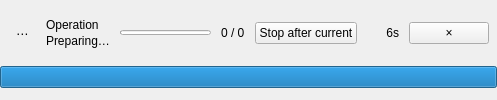
<?xml version="1.0" encoding="utf-8"?>
<ui version="4.0">
 <class>ActivityProgressRow</class>
 <widget class="QWidget" name="activityProgressRow">
  <layout class="QVBoxLayout" name="activityRowRootLayout">
   <property name="leftMargin"><number>0</number></property><property name="topMargin"><number>0</number></property>
   <property name="rightMargin"><number>0</number></property><property name="bottomMargin"><number>0</number></property>
   <property name="spacing"><number>0</number></property>
   <item><layout class="QHBoxLayout" name="activityRowLayout">
   <property name="leftMargin"><number>8</number></property><property name="topMargin"><number>7</number></property>
   <property name="rightMargin"><number>8</number></property><property name="bottomMargin"><number>7</number></property>
   <property name="spacing"><number>10</number></property>
   <item><widget class="QLabel" name="activitySymbol"><property name="minimumSize"><size><width>28</width><height>28</height></size></property><property name="maximumSize"><size><width>28</width><height>28</height></size></property><property name="alignment"><set>Qt::AlignCenter</set></property><property name="text"><string>⋯</string></property></widget></item>
   <item><layout class="QVBoxLayout" name="activityCopyLayout"><property name="spacing"><number>2</number></property>
    <item><widget class="QLabel" name="activityLabel"><property name="text"><string>Operation</string></property><property name="wordWrap"><bool>true</bool></property></widget></item>
    <item><widget class="QLabel" name="activityDetail"><property name="text"><string>Preparing…</string></property><property name="wordWrap"><bool>true</bool></property><property name="textInteractionFlags"><set>Qt::TextSelectableByMouse</set></property></widget></item>
   </layout></item>
   <item><widget class="QProgressBar" name="activityProgress"><property name="minimumSize"><size><width>90</width><height>5</height></size></property><property name="maximumSize"><size><width>230</width><height>5</height></size></property><property name="textVisible"><bool>false</bool></property><property name="value"><number>0</number></property></widget></item>
   <item><widget class="QLabel" name="activityCount"><property name="text"><string>0 / 0</string></property></widget></item>
   <item><widget class="QPushButton" name="activityStopButton"><property name="text"><string>Stop after current</string></property></widget></item>
   <item><widget class="QLabel" name="activityLifetime"><property name="minimumSize"><size><width>32</width><height>0</height></size></property><property name="alignment"><set>Qt::AlignRight|Qt::AlignVCenter</set></property><property name="text"><string>6s</string></property></widget></item>
   <item><widget class="QPushButton" name="activityDismissButton"><property name="text"><string>×</string></property><property name="accessibleName"><string>Dismiss result</string></property><property name="toolTip"><string>Dismiss result</string></property></widget></item>
   </layout></item>
   <item><widget class="QProgressBar" name="activityLifetimeBar"><property name="minimumSize"><size><width>0</width><height>2</height></size></property><property name="maximumHeight"><number>2</number></property><property name="textVisible"><bool>false</bool></property><property name="minimum"><number>0</number></property><property name="maximum"><number>6000</number></property><property name="value"><number>6000</number></property><property name="accessibleName"><string>Time before success notice disappears</string></property></widget></item>
  </layout>
 </widget>
 <resources/><connections/>
</ui>
